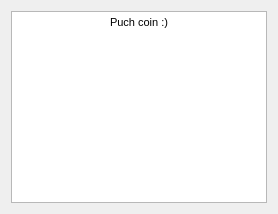
<?xml version="1.0" encoding="UTF-8"?>
<ui version="4.0">
 <class>Dialog</class>
 <widget class="QDialog" name="Dialog">
  <property name="geometry">
   <rect>
    <x>0</x>
    <y>0</y>
    <width>265</width>
    <height>178</height>
   </rect>
  </property>
  <property name="windowTitle">
   <string>About Puch Wallet</string>
  </property>
  <layout class="QGridLayout" name="gridLayout">
   <item row="1" column="0">
    <widget class="QTextBrowser" name="textBrowser">
     <property name="sizePolicy">
      <sizepolicy hsizetype="Fixed" vsizetype="Fixed">
       <horstretch>0</horstretch>
       <verstretch>0</verstretch>
      </sizepolicy>
     </property>
     <property name="html">
      <string>&lt;!DOCTYPE HTML PUBLIC &quot;-//W3C//DTD HTML 4.0//EN&quot; &quot;http://www.w3.org/TR/REC-html40/strict.dtd&quot;&gt;
&lt;html&gt;&lt;head&gt;&lt;meta name=&quot;qrichtext&quot; content=&quot;1&quot; /&gt;&lt;style type=&quot;text/css&quot;&gt;
p, li { white-space: pre-wrap; }
&lt;/style&gt;&lt;/head&gt;&lt;body style=&quot; font-family:'MS Shell Dlg 2'; font-size:8.25pt; font-weight:400; font-style:normal;&quot;&gt;
&lt;p align=&quot;center&quot; style=&quot; margin-top:0px; margin-bottom:0px; margin-left:0px; margin-right:0px; -qt-block-indent:0; text-indent:0px;&quot;&gt;&lt;span style=&quot; font-size:8pt;&quot;&gt;Puch coin :)&lt;/span&gt;&lt;/p&gt;
&lt;p align=&quot;center&quot; style=&quot;-qt-paragraph-type:empty; margin-top:0px; margin-bottom:0px; margin-left:0px; margin-right:0px; -qt-block-indent:0; text-indent:0px; font-size:8pt;&quot;&gt;&lt;br /&gt;&lt;/p&gt;&lt;/body&gt;&lt;/html&gt;</string>
     </property>
    </widget>
   </item>
  </layout>
 </widget>
 <resources/>
 <connections/>
</ui>
